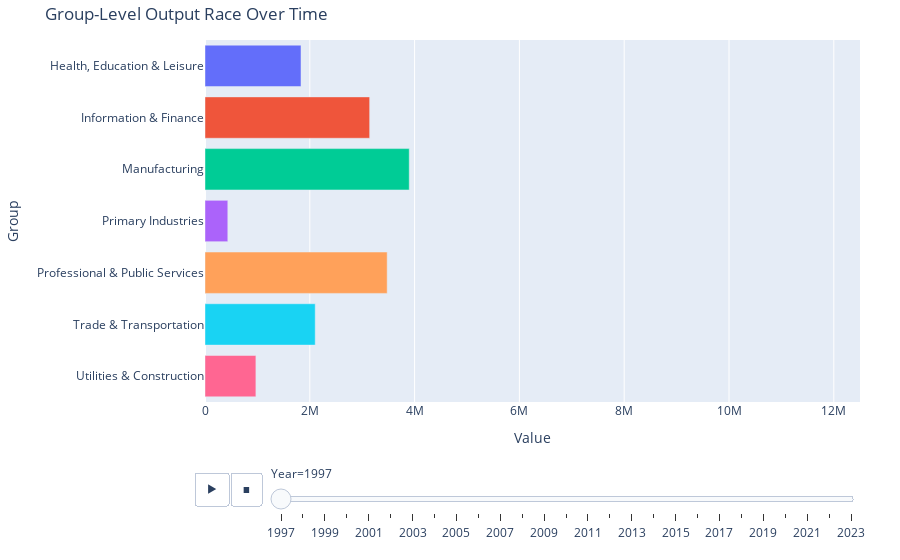

Here is the notebook cell this chart was saved with:
### Code cell
import plotly.express as px

fig = px.bar(
    df_grouped,
    x="Value",
    y="Group",
    color="Group",
    animation_frame="Year",
    orientation='h',
    title="Group-Level Output Race Over Time"
)

# Optional: cap x-axis to a fixed upper bound (e.g., 5 million)
fig.update_layout(
    showlegend=False,
    xaxis=dict(range=[0, 12500000]),  # adjust this based on your data scale
    margin=dict(t=40, l=100, r=40, b=40)
)

fig.show()

### Figure 1 — Plotly figure (JSON) as saved in the notebook; plotly's stock layout.template omitted (floating-point values rounded to 4 significant figures)
{"data": [{"hovertemplate": "Group=%{y}<br>Year=1997<br>Value=%{x}<extra></extra>", "legendgroup": "Health, Education & Leisure", "marker": {"color": "#636efa", "pattern": {"shape": ""}}, "name": "Health, Education & Leisure", "orientation": "h", "showlegend": true, "textposition": "auto", "type": "bar", "x": [1832247], "xaxis": "x", "y": ["Health, Education & Leisure"], "yaxis": "y"}, {"hovertemplate": "Group=%{y}<br>Year=1997<br>Value=%{x}<extra></extra>", "legendgroup": "Information & Finance", "marker": {"color": "#EF553B", "pattern": {"shape": ""}}, "name": "Information & Finance", "orientation": "h", "showlegend": true, "textposition": "auto", "type": "bar", "x": [3142400], "xaxis": "x", "y": ["Information & Finance"], "yaxis": "y"}, {"hovertemplate": "Group=%{y}<br>Year=1997<br>Value=%{x}<extra></extra>", "legendgroup": "Manufacturing", "marker": {"color": "#00cc96", "pattern": {"shape": ""}}, "name": "Manufacturing", "orientation": "h", "showlegend": true, "textposition": "auto", "type": "bar", "x": [3897775], "xaxis": "x", "y": ["Manufacturing"], "yaxis": "y"}, {"hovertemplate": "Group=%{y}<br>Year=1997<br>Value=%{x}<extra></extra>", "legendgroup": "Primary Industries", "marker": {"color": "#ab63fa", "pattern": {"shape": ""}}, "name": "Primary Industries", "orientation": "h", "showlegend": true, "textposition": "auto", "type": "bar", "x": [435109], "xaxis": "x", "y": ["Primary Industries"], "yaxis": "y"}, {"hovertemplate": "Group=%{y}<br>Year=1997<br>Value=%{x}<extra></extra>", "legendgroup": "Professional & Public Services", "marker": {"color": "#FFA15A", "pattern": {"shape": ""}}, "name": "Professional & Public Services", "orientation": "h", "showlegend": true, "textposition": "auto", "type": "bar", "x": [3476667], "xaxis": "x", "y": ["Professional & Public Services"], "yaxis": "y"}, {"hovertemplate": "Group=%{y}<br>Year=1997<br>Value=%{x}<extra></extra>", "legendgroup": "Trade & Transportation", "marker": {"color": "#19d3f3", "pattern": {"shape": ""}}, "name": "Trade & Transportation", "orientation": "h", "showlegend": true, "textposition": "auto", "type": "bar", "x": [2103399], "xaxis": "x", "y": ["Trade & Transportation"], "yaxis": "y"}, {"hovertemplate": "Group=%{y}<br>Year=1997<br>Value=%{x}<extra></extra>", "legendgroup": "Utilities & Construction", "marker": {"color": "#FF6692", "pattern": {"shape": ""}}, "name": "Utilities & Construction", "orientation": "h", "showlegend": true, "textposition": "auto", "type": "bar", "x": [971154], "xaxis": "x", "y": ["Utilities & Construction"], "yaxis": "y"}], "layout": {"barmode": "relative", "legend": {"title": {"text": "Group"}, "tracegroupgap": 0}, "margin": {"b": 40, "l": 100, "r": 40, "t": 40}, "showlegend": false, "sliders": [{"active": 0, "currentvalue": {"prefix": "Year="}, "len": 0.9, "pad": {"b": 10, "t": 60}, "steps": [{"args": [["1997"], {"frame": {"duration": 0, "redraw": true}, "fromcurrent": true, "mode": "immediate", "transition": {"duration": 0, "easing": "linear"}}], "label": "1997", "method": "animate"}, {"args": [["1998"], {"frame": {"duration": 0, "redraw": true}, "fromcurrent": true, "mode": "immediate", "transition": {"duration": 0, "easing": "linear"}}], "label": "1998", "method": "animate"}, {"args": [["1999"], {"frame": {"duration": 0, "redraw": true}, "fromcurrent": true, "mode": "immediate", "transition": {"duration": 0, "easing": "linear"}}], "label": "1999", "method": "animate"}, {"args": [["2000"], {"frame": {"duration": 0, "redraw": true}, "fromcurrent": true, "mode": "immediate", "transition": {"duration": 0, "easing": "linear"}}], "label": "2000", "method": "animate"}, {"args": [["2001"], {"frame": {"duration": 0, "redraw": true}, "fromcurrent": true, "mode": "immediate", "transition": {"duration": 0, "easing": "linear"}}], "label": "2001", "method": "animate"}, {"args": [["2002"], {"frame": {"duration": 0, "redraw": true}, "fromcurrent": true, "mode": "immediate", "transition": {"duration": 0, "easing": "linear"}}], "label": "2002", "method": "animate"}, {"args": [["2003"], {"frame": {"duration": 0, "redraw": true}, "fromcurrent": true, "mode": "immediate", "transition": {"duration": 0, "easing": "linear"}}], "label": "2003", "method": "animate"}, {"args": [["2004"], {"frame": {"duration": 0, "redraw": true}, "fromcurrent": true, "mode": "immediate", "transition": {"duration": 0, "easing": "linear"}}], "label": "2004", "method": "animate"}, {"args": [["2005"], {"frame": {"duration": 0, "redraw": true}, "fromcurrent": true, "mode": "immediate", "transition": {"duration": 0, "easing": "linear"}}], "label": "2005", "method": "animate"}, {"args": [["2006"], {"frame": {"duration": 0, "redraw": true}, "fromcurrent": true, "mode": "immediate", "transition": {"duration": 0, "easing": "linear"}}], "label": "2006", "method": "animate"}, {"args": [["2007"], {"frame": {"duration": 0, "redraw": true}, "fromcurrent": true, "mode": "immediate", "transition": {"duration": 0, "easing": "linear"}}], "label": "2007", "method": "animate"}, {"args": [["2008"], {"frame": {"duration": 0, "redraw": true}, "fromcurrent": true, "mode": "immediate", "transition": {"duration": 0, "easing": "linear"}}], "label": "2008", "method": "animate"}, {"args": [["2009"], {"frame": {"duration": 0, "redraw": true}, "fromcurrent": true, "mode": "immediate", "transition": {"duration": 0, "easing": "linear"}}], "label": "2009", "method": "animate"}, {"args": [["2010"], {"frame": {"duration": 0, "redraw": true}, "fromcurrent": true, "mode": "immediate", "transition": {"duration": 0, "easing": "linear"}}], "label": "2010", "method": "animate"}, {"args": [["2011"], {"frame": {"duration": 0, "redraw": true}, "fromcurrent": true, "mode": "immediate", "transition": {"duration": 0, "easing": "linear"}}], "label": "2011", "method": "animate"}, {"args": [["2012"], {"frame": {"duration": 0, "redraw": true}, "fromcurrent": true, "mode": "immediate", "transition": {"duration": 0, "easing": "linear"}}], "label": "2012", "method": "animate"}, {"args": [["2013"], {"frame": {"duration": 0, "redraw": true}, "fromcurrent": true, "mode": "immediate", "transition": {"duration": 0, "easing": "linear"}}], "label": "2013", "method": "animate"}, {"args": [["2014"], {"frame": {"duration": 0, "redraw": true}, "fromcurrent": true, "mode": "immediate", "transition": {"duration": 0, "easing": "linear"}}], "label": "2014", "method": "animate"}, {"args": [["2015"], {"frame": {"duration": 0, "redraw": true}, "fromcurrent": true, "mode": "immediate", "transition": {"duration": 0, "easing": "linear"}}], "label": "2015", "method": "animate"}, {"args": [["2016"], {"frame": {"duration": 0, "redraw": true}, "fromcurrent": true, "mode": "immediate", "transition": {"duration": 0, "easing": "linear"}}], "label": "2016", "method": "animate"}, {"args": [["2017"], {"frame": {"duration": 0, "redraw": true}, "fromcurrent": true, "mode": "immediate", "transition": {"duration": 0, "easing": "linear"}}], "label": "2017", "method": "animate"}, {"args": [["2018"], {"frame": {"duration": 0, "redraw": true}, "fromcurrent": true, "mode": "immediate", "transition": {"duration": 0, "easing": "linear"}}], "label": "2018", "method": "animate"}, {"args": [["2019"], {"frame": {"duration": 0, "redraw": true}, "fromcurrent": true, "mode": "immediate", "transition": {"duration": 0, "easing": "linear"}}], "label": "2019", "method": "animate"}, {"args": [["2020"], {"frame": {"duration": 0, "redraw": true}, "fromcurrent": true, "mode": "immediate", "transition": {"duration": 0, "easing": "linear"}}], "label": "2020", "method": "animate"}, {"args": [["2021"], {"frame": {"duration": 0, "redraw": true}, "fromcurrent": true, "mode": "immediate", "transition": {"duration": 0, "easing": "linear"}}], "label": "2021", "method": "animate"}, {"args": [["2022"], {"frame": {"duration": 0, "redraw": true}, "fromcurrent": true, "mode": "immediate", "transition": {"duration": 0, "easing": "linear"}}], "label": "2022", "method": "animate"}, {"args": [["2023"], {"frame": {"duration": 0, "redraw": true}, "fromcurrent": true, "mode": "immediate", "transition": {"duration": 0, "easing": "linear"}}], "label": "2023", "method": "animate"}], "x": 0.1, "xanchor": "left", "y": 0, "yanchor": "top"}], "title": {"text": "Group-Level Output Race Over Time"}, "updatemenus": [{"buttons": [{"args": [null, {"frame": {"duration": 500, "redraw": true}, "fromcurrent": true, "mode": "immediate", "transition": {"duration": 500, "easing": "linear"}}], "label": "&#9654;", "method": "animate"}, {"args": [[null], {"frame": {"duration": 0, "redraw": true}, "fromcurrent": true, "mode": "immediate", "transition": {"duration": 0, "easing": "linear"}}], "label": "&#9724;", "method": "animate"}], "direction": "left", "pad": {"r": 10, "t": 70}, "showactive": false, "type": "buttons", "x": 0.1, "xanchor": "right", "y": 0, "yanchor": "top"}], "xaxis": {"anchor": "y", "domain": [0, 1], "range": [0, 12500000], "title": {"text": "Value"}}, "yaxis": {"anchor": "x", "categoryarray": ["Utilities & Construction", "Trade & Transportation", "Professional & Public Services", "Primary Industries", "Manufacturing", "Information & Finance", "Health, Education & Leisure"], "categoryorder": "array", "domain": [0, 1], "title": {"text": "Group"}}}}
